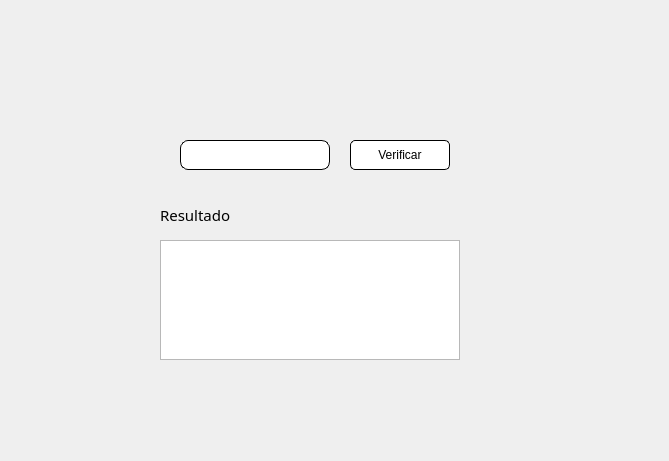
<?xml version="1.0" encoding="UTF-8"?>
<ui version="4.0">
 <class>PicasFijasGame</class>
 <widget class="QMainWindow" name="PicasFijasGame">
  <property name="geometry">
   <rect>
    <x>0</x>
    <y>0</y>
    <width>669</width>
    <height>461</height>
   </rect>
  </property>
  <property name="windowTitle">
   <string>Picas y Fijas</string>
  </property>
  <widget class="QWidget" name="centralwidget">
   <widget class="QLineEdit" name="inputNumber">
    <property name="geometry">
     <rect>
      <x>180</x>
      <y>140</y>
      <width>150</width>
      <height>30</height>
     </rect>
    </property>
    <property name="styleSheet">
     <string notr="true">border-style: solid;
border-width: 1px;
border-radius: 8px;
background-color: rgb(255, 255, 255)</string>
    </property>
   </widget>
   <widget class="QPushButton" name="btnCheck">
    <property name="geometry">
     <rect>
      <x>350</x>
      <y>140</y>
      <width>100</width>
      <height>30</height>
     </rect>
    </property>
    <property name="styleSheet">
     <string notr="true">border-radius: 5px;
border-style: solid;
border-width: 1px;
background-color: rgb(255, 255, 255);
border-color: rgb(0, 0, 0)
</string>
    </property>
    <property name="text">
     <string>Verificar</string>
    </property>
   </widget>
   <widget class="QLabel" name="lblResult">
    <property name="geometry">
     <rect>
      <x>160</x>
      <y>200</y>
      <width>300</width>
      <height>30</height>
     </rect>
    </property>
    <property name="font">
     <font>
      <family>Segoe UI Black</family>
      <pointsize>11</pointsize>
     </font>
    </property>
    <property name="text">
     <string>Resultado</string>
    </property>
   </widget>
   <widget class="QTextEdit" name="history">
    <property name="geometry">
     <rect>
      <x>160</x>
      <y>240</y>
      <width>300</width>
      <height>120</height>
     </rect>
    </property>
   </widget>
   <widget class="QLabel" name="label">
    <property name="geometry">
     <rect>
      <x>10</x>
      <y>10</y>
      <width>181</width>
      <height>111</height>
     </rect>
    </property>
    <property name="text">
     <string/>
    </property>
    <property name="pixmap">
     <pixmap resource="../../archivos/recursos.qrc">:/Logos/fians.png</pixmap>
    </property>
    <property name="scaledContents">
     <bool>true</bool>
    </property>
   </widget>
   <widget class="QLabel" name="label_2">
    <property name="geometry">
     <rect>
      <x>510</x>
      <y>20</y>
      <width>141</width>
      <height>61</height>
     </rect>
    </property>
    <property name="text">
     <string/>
    </property>
    <property name="pixmap">
     <pixmap resource="../../archivos/recursos.qrc">:/Logos/escudo_imagotipoUAT.png</pixmap>
    </property>
    <property name="scaledContents">
     <bool>true</bool>
    </property>
   </widget>
   <widget class="QLabel" name="label_3">
    <property name="geometry">
     <rect>
      <x>530</x>
      <y>360</y>
      <width>131</width>
      <height>81</height>
     </rect>
    </property>
    <property name="text">
     <string/>
    </property>
    <property name="pixmap">
     <pixmap resource="../../archivos/recursos.qrc">:/Logos/56f38-batman-logo-png-transparent-free.png</pixmap>
    </property>
    <property name="scaledContents">
     <bool>true</bool>
    </property>
   </widget>
  </widget>
 </widget>
 <resources>
  <include location="../../archivos/recursos.qrc"/>
 </resources>
 <connections/>
</ui>
